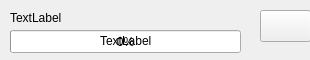
<?xml version="1.0" encoding="UTF-8"?>
<ui version="4.0">
 <class>Form</class>
 <widget class="QWidget" name="Form">
  <property name="geometry">
   <rect>
    <x>0</x>
    <y>0</y>
    <width>310</width>
    <height>60</height>
   </rect>
  </property>
  <property name="maximumSize">
   <size>
    <width>16777215</width>
    <height>60</height>
   </size>
  </property>
  <property name="windowTitle">
   <string>Form</string>
  </property>
  <widget class="QLabel" name="articleTitle">
   <property name="geometry">
    <rect>
     <x>10</x>
     <y>10</y>
     <width>231</width>
     <height>16</height>
    </rect>
   </property>
   <property name="text">
    <string>TextLabel</string>
   </property>
  </widget>
  <widget class="QProgressBar" name="progressBar">
   <property name="geometry">
    <rect>
     <x>10</x>
     <y>30</y>
     <width>231</width>
     <height>23</height>
    </rect>
   </property>
   <property name="value">
    <number>0</number>
   </property>
  </widget>
  <widget class="QLabel" name="progressLabel">
   <property name="geometry">
    <rect>
     <x>100</x>
     <y>30</y>
     <width>60</width>
     <height>21</height>
    </rect>
   </property>
   <property name="text">
    <string>TextLabel</string>
   </property>
  </widget>
  <widget class="QPushButton" name="actionBtn">
   <property name="geometry">
    <rect>
     <x>260</x>
     <y>10</y>
     <width>51</width>
     <height>32</height>
    </rect>
   </property>
   <property name="text">
    <string/>
   </property>
  </widget>
 </widget>
 <resources/>
 <connections/>
</ui>
